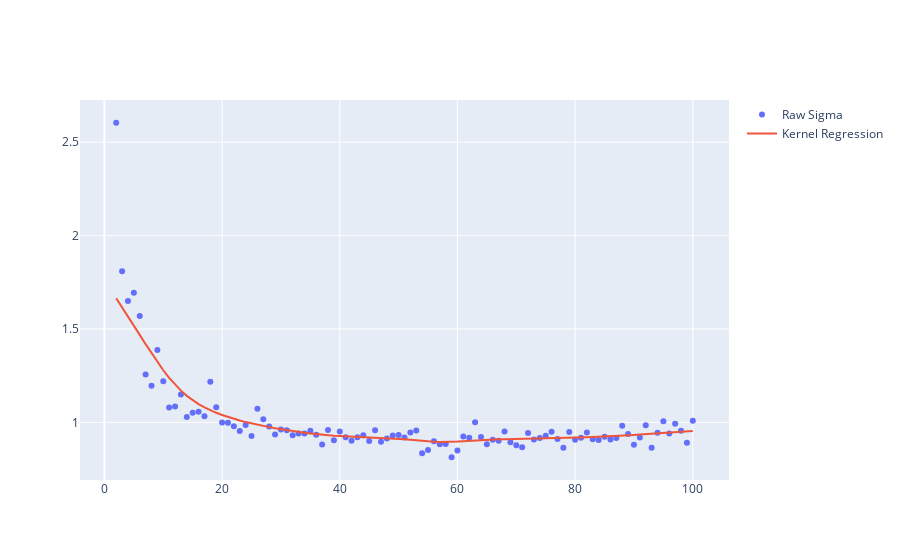

Notebook code cell kept with this figure:
### Code cell
fig_sigma = go.Figure()
fig_sigma.add_trace(go.Scatter(x=sigma.index, y=sigma.values, mode='markers', name='Raw Sigma'))
fig_sigma.add_trace(go.Scatter(x=sigma.index, y=sigma_kernel, mode='lines', name='Kernel Regression'))
fig_sigma.show()
